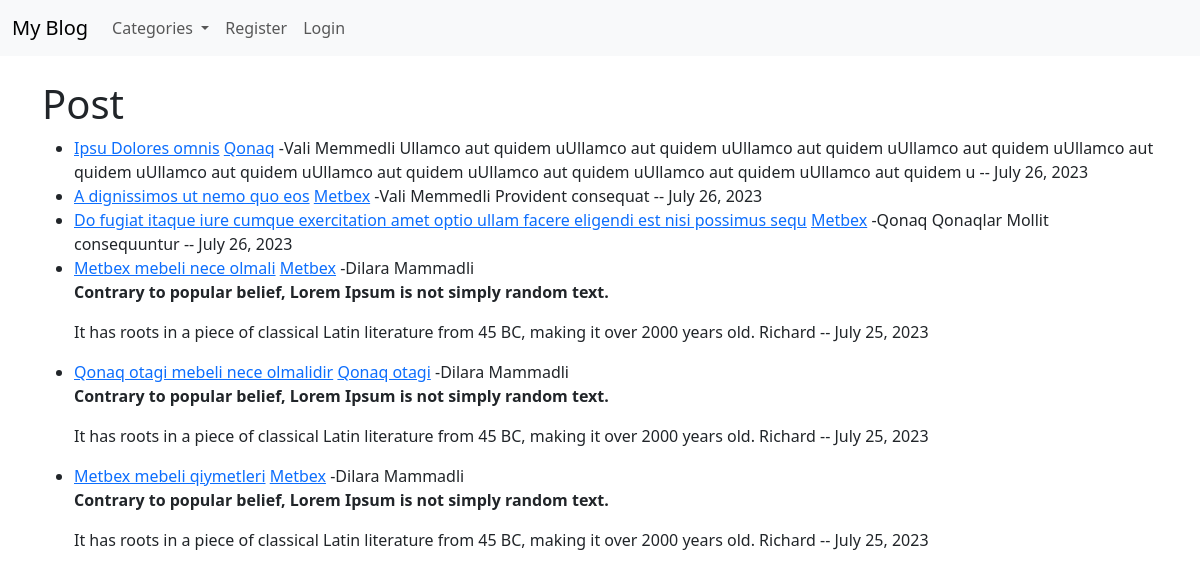
The page / on the database its author committed.
### myblog/models.py (models this page shows, shortened)
class Post(models.Model):
    title=models.CharField(max_length=100)
    title_tag=models.CharField(max_length=100)
    author=models.ForeignKey(User, on_delete=models.CASCADE)
    body=models.TextField()
    post_date=models.DateField(auto_now_add=True)
    category=models.CharField(max_length=255, default='coding')
    likes=models.ManyToManyField(User, related_name='blog_posts')

### myblog/views.py (the view)
# urls.py: path('', HomeView.as_view(), name='home'),
class HomeView(ListView):
    model=Post
    template_name='home.html'
    ordering=['-post_date']
    def get_context_data(self, *args, **kwargs):
        cat_menu=Category.objects.all()
        context = super(HomeView, self).get_context_data(*args, **kwargs)
        context["cat_menu"]=cat_menu
        return context

### myblog/models.py (called while the page is built)
    def __str__(self):
        return self.name

### myblog/templates/home.html (shortened to what this page needs)
{% extends 'base.html' %}
{% block content %}
<h1>Post</h1>
<ul>
{% for post in object_list %}
    <li><a href="{% url 'article-detail' post.pk %}">{{post.title}}</a>
      <a href="{% url 'category' post.category|slugify %}">{{post.category}}</a>
      -{{post.author.first_name}}
      {{post.author.last_name}}
      {{post.body | slice:":200"|safe}} -- {{post.post_date}}
    </li>
{% endfor %}
</ul>
{% endblock %}

### myblog/templates/base.html (shortened to what this page needs)
<!doctype html>
<html lang="en">
  <head>
    <link href="https://cdn.jsdelivr.net/npm/bootstrap@5.3.0/dist/css/bootstrap.min.css" rel="stylesheet">
  </head>
  <body>
    <nav class="navbar navbar-expand-lg bg-body-tertiary">
        <div class="container-fluid">
          <a class="navbar-brand" href="{% url 'home' %}">My Blog</a>
          <div class="collapse navbar-collapse" id="navbarSupportedContent">
            <ul class="navbar-nav me-auto mb-2 mb-lg-0">
              {% if cat_menu %}
              <li class="nav-item dropdown">
                <a class="nav-link dropdown-toggle" href="#" role="button" data-bs-toggle="dropdown" aria-expanded="false">
                  Categories
                </a>
              </li>
              {% else %}
              <li class="nav-item">
                <a class="nav-link" href="{% url 'category-list'%}">Categories</a>
              </li>
              {% endif %}
              {% if user.is_authenticated %}
                <li class="nav-item">
                  <a class="nav-link" href="{% url 'add_post'%}">Add Post</a>
                </li>
                <li class="nav-item">
                  <a class="nav-link" href="{% url 'add_category'%}">Add Category</a>
                </li>
                <li class="nav-item">
                  <a class="nav-link" href="{% url 'logout'%}">Logout</a>
                </li>
              {% else %}
                <li class="nav-item">
                  <a class="nav-link" href="{% url 'register'%}">Register</a>
                </li>
                <li class="nav-item">
                  <a class="nav-link" href="{% url 'login'%}">Login</a>
                </li>
              {% endif %}
            </ul>
          </div>
        </div>
      </nav>
    <br/>
    <div class='container'>
    {% block content %}
    {% endblock %}
    </div>
  </body>
</html>

### rows shown on the page
Post: title "Ipsu Dolores omnis", category "Qonaq", author.first_name "Vali", author.last_name "Memmedli", body "Ullamco aut quidem uUllamco aut quidem uUllamco aut quidem uUllamco aut quidem uUllamco aut quidem uUllamco aut quidem uUllamco aut quidem uUllamco aut quidem uUllamco aut quidem uUllamco aut quidem u", post_date "July 26, 2023"
Post: title "A dignissimos ut nemo quo eos", category "Metbex", author.first_name "Vali", author.last_name "Memmedli", body "Provident consequat", post_date "July 26, 2023"
Post: title "Do fugiat itaque iure cumque exercitation amet optio ullam facere eligendi est nisi possimus sequ", category "Metbex", author.first_name "Qonaq", author.last_name "Qonaqlar", body "Mollit consequuntur", post_date "July 26, 2023"
Post: title "Metbex mebeli nece olmali", category "Metbex", author.first_name "Dilara", author.last_name "Mammadli", body "Contrary to popular belief, Lorem Ipsum is not simply random text. It has roots in a piece of classical Latin literature from 45 BC, making it over 2000 years old. Richard", post_date "July 25, 2023"
Post: title "Qonaq otagi mebeli nece olmalidir", category "Qonaq otagi", author.first_name "Dilara", author.last_name "Mammadli", body "Contrary to popular belief, Lorem Ipsum is not simply random text. It has roots in a piece of classical Latin literature from 45 BC, making it over 2000 years old. Richard", post_date "July 25, 2023"
Post: title "Metbex mebeli qiymetleri", category "Metbex", author.first_name "Dilara", author.last_name "Mammadli", body "Contrary to popular belief, Lorem Ipsum is not simply random text. It has roots in a piece of classical Latin literature from 45 BC, making it over 2000 years old. Richard", post_date "July 25, 2023"
